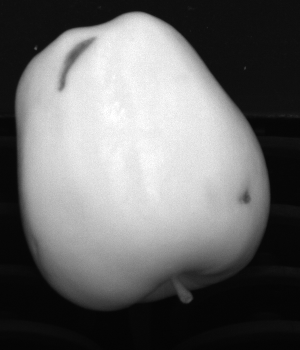
#> input picture fruit-inspection-images/first task/C0_000001.png, 300 x 350 px; its folder holds only this picture in this run
$ jupyter execute --allow-errors Task1.ipynb
#> lines starting #> are read from the running program, lines starting #| are printed output that depends on the picture; after the words box and inside, x2 and y2 are one past the last pixel; in counts of white or black regions, pixels touching at a corner belong together
### utils.py
import os
import matplotlib.pyplot as plt
import cv2 as cv

def show_image(color_images, gray_images):
    plt.figure(figsize=(15,10))
    i = 1

    for image in color_images:
        plt.subplot(2,len(color_images),i)
        plt.imshow(image[:,:,::-1])
        i += 1

    for image in gray_images:
        plt.subplot(2,len(color_images),i)
        plt.imshow(image, cmap = 'gray')
        i += 1
    plt.show()


def show_gray_image(gray_images):
    plt.figure(figsize=(15,5))
    i = 1
    for image in gray_images:
        plt.subplot(1,len(gray_images),i)
        plt.imshow(image, cmap = 'gray')
        i += 1
    plt.show()

# [13 lines left out: function cargar_imagenes, not called in this run]

### Task1.ipynb
## First Task: Fruit segmentation and defect detection

#### 1. Outline the fruit by generating a binary mask

In the first task, the objective is to segment fruits and precisely locate defects within the images. This involves thresholding, contour detection, and applying advanced techniques to refine the mask, ensuring accurate defect identification.
Therefore we start by reading each pair of images.

[cell 1]
import cv2 as cv
import os
import imghdr
import numpy as np
import matplotlib.pyplot as plt
import utils

# Directorio de las imágenes
img_directory = 'fruit-inspection-images/first task/'

# Obtener una lista de nombres de archivo en el directorio
file_names = [file for file in os.listdir(img_directory) if imghdr.what(os.path.join(img_directory, file))]

# Filtrar imágenes a color (C1) y blanco y negro (C0)
color_images = [cv.imread(os.path.join(img_directory, file), cv.IMREAD_COLOR) for file in file_names if 'C1_' in file]
gray_images = [cv.imread(os.path.join(img_directory, file), cv.IMREAD_GRAYSCALE) for file in file_names if 'C0_' in file]

# Verificar si las imágenes se cargaron correctamente
assert all(image is not None for image in color_images), "Error al leer las imágenes en color"
assert all(image is not None for image in gray_images), "Error al leer las imágenes en blanco y negro"

# Mostrar las imágenes utilizando matplotlib
#> (the rest of this cell did not finish here and is left out)

#> the loop in show_image, `for image in gray_images:` made 1 pass
#> after the loop in show_image, `for image in gray_images:`: i = 1

Following the recommendations for this first part, we start with the binarization of the grayscale image, therefore, the first step is to identify a threshold value for its classification, with this in mind, I decided to print the histogram of each of the images in order to identify around which range will be the appropriate value for the threshold.

[cell 2]
plt.figure(figsize=(15, 5))

for i, img in enumerate(gray_images):
    vals = img.flatten()
    plt.subplot(1,len(gray_images),i+1)
    plt.title("Image {0}".format(i+1))
    b, bins, patches = plt.hist(vals, 255)
    plt.xlim([0,255])
#> this loop made 1 pass

plt.show()
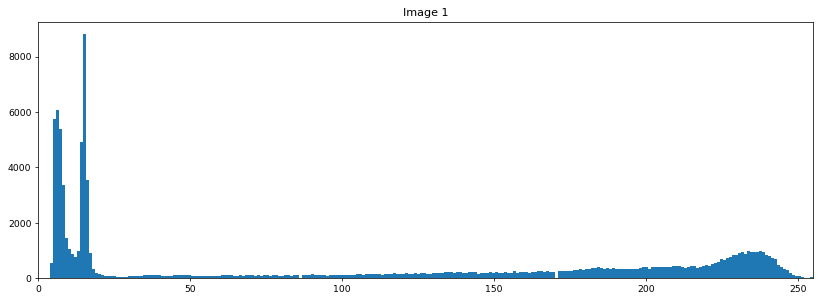
#> figure drawn by matplotlib, 1 panel; tallest bar 8821 high, from x = 14.86 to 15.85

Seeing the results and in order to avoid less noise, I blurred the image and reprinted the histogram of the pixels, resulting in a histogram with less noise.

[cell 3]
# Aplicar desenfoque para reducir el ruido
for i in range(len(gray_images)):
    gray_images[i] = cv.medianBlur(gray_images[i], 9)
#> after the loop, gray_images = 1 item
utils.show_gray_image(gray_images)
#> the loop in show_gray_image, `for image in gray_images:` made 1 pass
#> i on pass 1: 2
#> after the loop in show_gray_image, `for image in gray_images:`: i = 2
#> in show_gray_image, `plt.show()`:
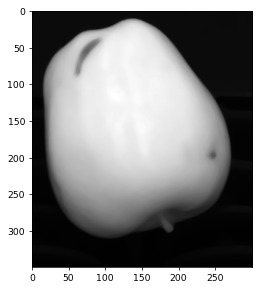
#> figure drawn by matplotlib, 1 panel

[cell 4]
plt.figure(figsize=(15, 5))

for i, img in enumerate(gray_images):
    vals = img.flatten()
    plt.subplot(1,len(gray_images),i+1)
    plt.title("Image {0}".format(i+1))
    b, bins, patches = plt.hist(vals, 255)
    plt.xlim([0,255])

plt.show()
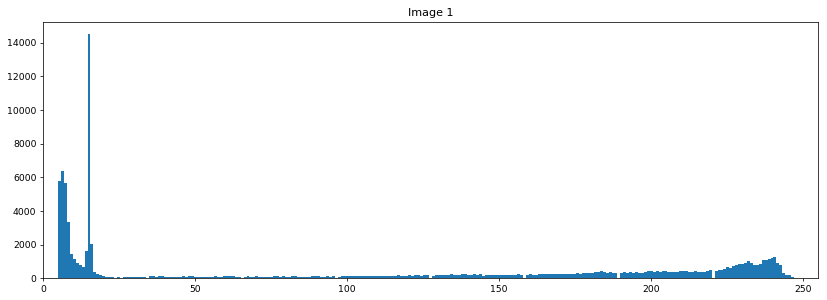
#> figure drawn by matplotlib, 1 panel; tallest bar 14516 high, from x = 14.65 to 15.62

With this, I detected a threshold value for the three images around 50, and I tried to find the threshold using Otsu's algorithm, however, no optimal results were obtained for any of the images, as the best results were obtained with the threshold of 50.
Then, because of the dark tone due to the spots present in the apple, these gaps were filled in to obtain an ideal apple mask.

[cell 5]
# Umbralizar la imagen
masks = []
i = 0;
for img in gray_images:
    ret, th1 = cv.threshold(img, 50, 255, cv.THRESH_BINARY)

    # Encontrar contornos en la imagen umbralizada
    contornos, _ = cv.findContours(th1, cv.RETR_EXTERNAL, cv.CHAIN_APPROX_SIMPLE)

    # Crear una máscara inicial con el mismo tamaño que la imagen
    mask = np.zeros_like(img)

    # Dibujar los contornos en la máscara
    cv.drawContours(mask, contornos, -1, (255), thickness=cv.FILLED)

    # Encontrar un punto dentro de la fruta
    centroide = contornos[0].mean(axis=0)[0].astype(int)

    # Aplicar flood-fill para llenar los agujeros dentro del contorno
    cv.floodFill(mask, None, tuple(centroide), 255)
    masks.append(mask)
    i += 1
#> this loop made 1 pass
#> (centroide, i) on pass 1: ([149, 176], 1)
#> pass 1, `ret, th1 = cv.threshold(img, 50, 255, cv.THRESH_BINARY)`:
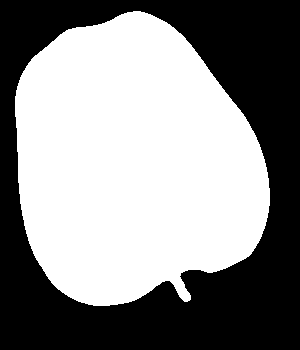
#> th1: shape (350, 300); 54.4% white; 1 black region, box (x1, y1, x2, y2) and area: (0, 0, 300, 350) 47918
#> after the loop, i = 1; masks = 1 item

utils.show_gray_image(masks)
#> the loop in show_gray_image (call 2), `for image in gray_images:` made 1 pass

Subsequently, masks were implemented on the original images in order to be able to analyze only in our area of interest the following procedures and avoid any noise present in the image backgrounds

[cell 6]
# Aplicar AND lógico entre la máscara y la imagen original
interes_bn = []
interes_c = []
for mask, img_color, img_gray in zip(masks, color_images, gray_images):
    interes_bn.append(cv.bitwise_and(img_gray, mask))
    interes_c.append(cv.bitwise_and(img_color, img_color, mask = mask))
#> this loop made 0 passes
#> after the loop, interes_bn = []; interes_c = []

utils.show_image(interes_c,interes_bn)

#### 2.  Search for the defects on each fruit
Edge detection is a fundamental step in image processing, aiming to identify boundaries within an image. One widely used method for edge detection is the Canny edge detector. The Canny algorithm is known for its effectiveness in detecting edges while minimizing noise.
With this in mind, the next step was to apply it on the already processed image, i.e. with the blurring and mask applied, it was done directly on the black and white image and only for observational purposes on the unprocessed color image.

[cell 7]
bordes_c = []
bordes_bn = []

for img_color, img_gray in zip(interes_c, interes_bn):
    bordes_c.append(cv.Canny(img_color, 50, 146))
    bordes_bn.append(cv.Canny(img_gray, 50, 146))
#> after the loop, bordes_bn = []; bordes_c = []

utils.show_gray_image(bordes_bn)

[cell 8]
utils.show_gray_image(bordes_c)

We see in the bottom row that it does not work correctly to extract the edges directly from the color image so we have to do the preprocessing to transform it to grayscale.
In the same way, we can see how we obtain both internal and external edges perfectly, however, for the application purposes of this project we will not require the external edge, therefore, understanding that the findcountours function orders the outermost edge at the end, we ignore the last element when drawing the contours.

[cell 9]
final_c = []
final_bn = []
i = 0
for bordes in bordes_bn:
    final_contornos,_= cv.findContours(bordes, cv.RETR_CCOMP, cv.CHAIN_APPROX_SIMPLE)
    final_c.append(cv.drawContours(color_images[i], final_contornos[:-2], -1, (0, 255, 0), 3))
    final_bn.append(cv.drawContours(gray_images[i], final_contornos[:-2], -1, 255, 3))
    i += 1
#> after the loop, final_bn = []; final_c = []; i = 0


utils.show_image(final_c,final_bn)

$ run again, on fruit-inspection-images/first task/C0_000002.png
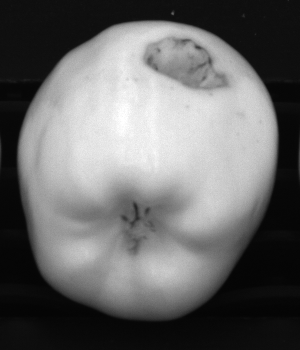
#> input picture fruit-inspection-images/first task/C0_000002.png, 300 x 350 px
#> the loop in show_image, `for image in gray_images:` made 1 pass
#> after the loop in show_image, `for image in gray_images:`: i = 1
#> the loop `for i, img in enumerate(gray_images):` made 1 pass
#> the loop `for i in range(len(gray_images)):` made 1 pass
#> after the loop `for i in range(len(gray_images)):`: gray_images = 1 item
#> the loop in show_gray_image, `for image in gray_images:` made 1 pass
#> i on pass 1: 2
#> after the loop in show_gray_image, `for image in gray_images:`: i = 2
#> in show_gray_image, `plt.show()`:
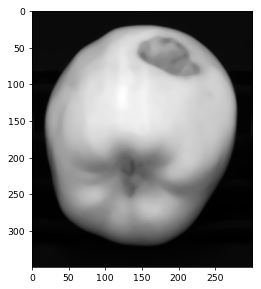
#> figure drawn by matplotlib, 1 panel
#> the loop `for img in gray_images:` made 1 pass
#> (centroide, i) on pass 1: ([299, 160], 1)
#> pass 1, `ret, th1 = cv.threshold(img, 50, 255, cv.THRESH_BINARY)`:
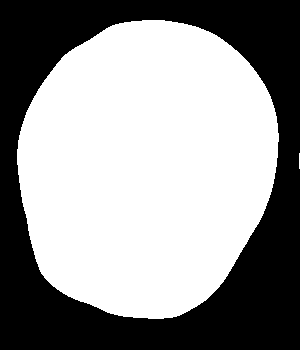
#> th1: shape (350, 300); 58.5% white; 1 black region, box (x1, y1, x2, y2) and area: (0, 0, 300, 350) 43589
#> after the loop `for img in gray_images:`: i = 1; masks = 1 item
#> the loop in show_gray_image (call 2), `for image in gray_images:` made 1 pass
#> after the loop `for mask, img_color, img_gray in zip(masks, color_images, gray_images):`: interes_bn = []
#> after the loop `for bordes in bordes_bn:`: i = 0

$ run again, on fruit-inspection-images/first task/C0_000003.png
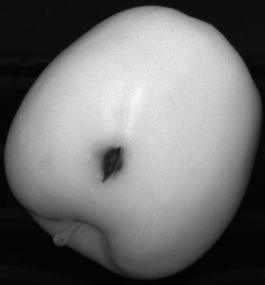
#> input picture fruit-inspection-images/first task/C0_000003.png, 265 x 285 px
#> the loop in show_image, `for image in gray_images:` made 1 pass
#> after the loop in show_image, `for image in gray_images:`: i = 1
#> the loop `for i, img in enumerate(gray_images):` made 1 pass
#> the loop `for i in range(len(gray_images)):` made 1 pass
#> after the loop `for i in range(len(gray_images)):`: gray_images = 1 item
#> the loop in show_gray_image, `for image in gray_images:` made 1 pass
#> i on pass 1: 2
#> after the loop in show_gray_image, `for image in gray_images:`: i = 2
#> the loop `for img in gray_images:` made 1 pass
#> (centroide, i) on pass 1: ([140, 142], 1)
#> pass 1, `ret, th1 = cv.threshold(img, 50, 255, cv.THRESH_BINARY)`:
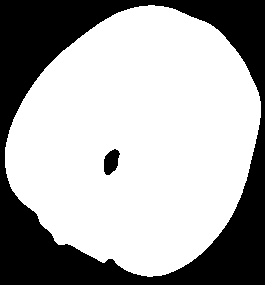
#> th1: shape (285, 265); 67% white; 2 black regions, box (x1, y1, x2, y2) and area: (0, 0, 265, 285) 24663, (104, 149, 120, 175) 291
#> after the loop `for img in gray_images:`:
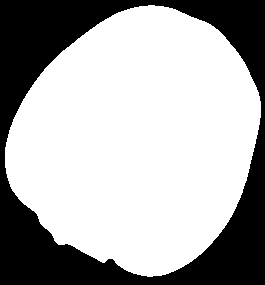
#> mask: shape (285, 265); 67.3% white; 1 black region, box (x1, y1, x2, y2) and area: (0, 0, 265, 285) 24663
#> after the loop `for img in gray_images:`: i = 1; masks = 1 item
#> the loop in show_gray_image (call 2), `for image in gray_images:` made 1 pass
#> after the loop `for mask, img_color, img_gray in zip(masks, color_images, gray_images):`: interes_bn = []
#> after the loop `for bordes in bordes_bn:`: i = 0
